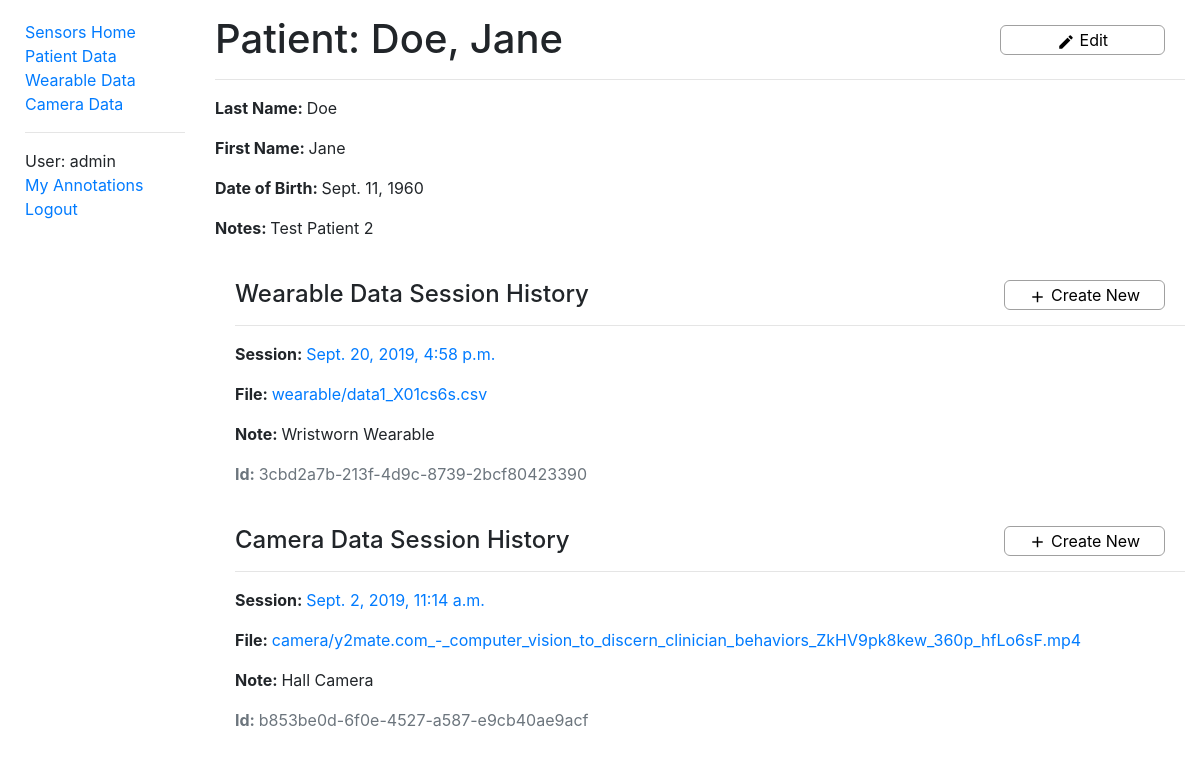
The app's page /sensors/patientdata/2 (signed in), older data.
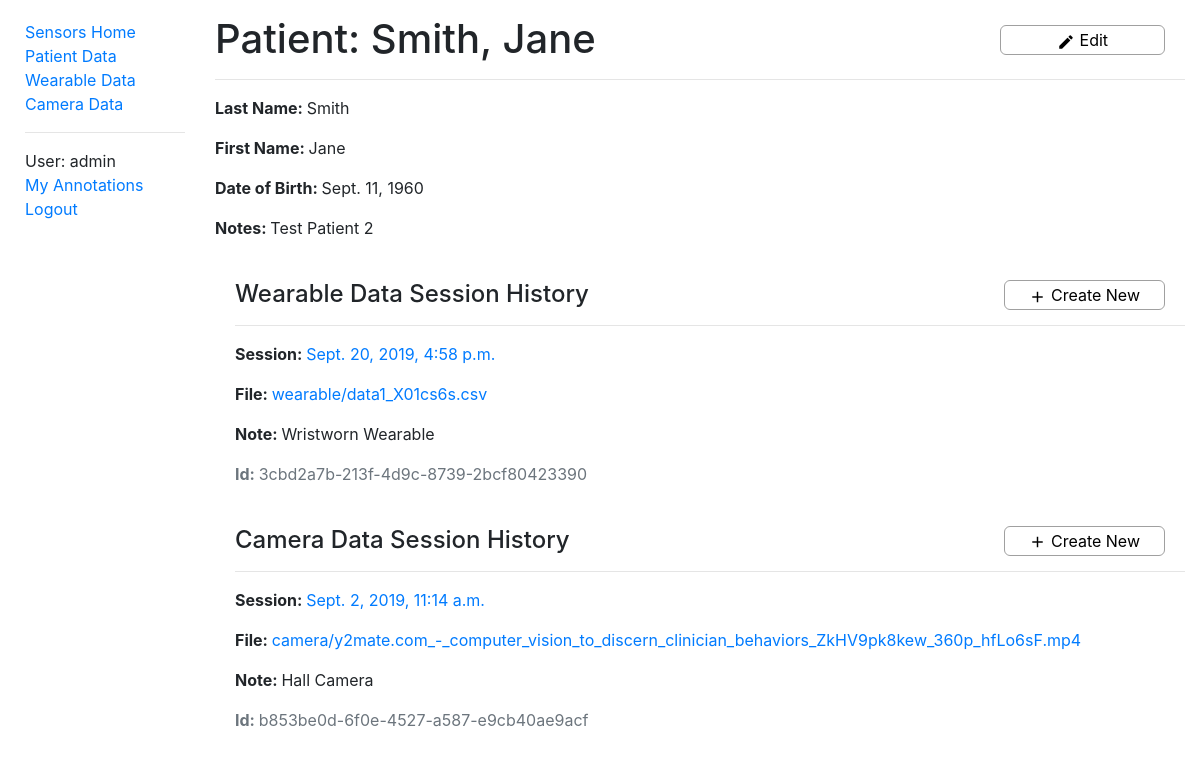
The same page, newer data.
### sensors/models.py (models this page shows, shortened)
class PatientData(models.Model):
    id = models.AutoField(primary_key=True)
    first_name = models.CharField(max_length=50, help_text='Patient first name')
    last_name = models.CharField(max_length=50, help_text='Patient last name')
    date_of_birth = models.DateField(help_text='Patient date of birth')
    notes = models.CharField(max_length=500, help_text='Notes regarding patient')
    class Meta:
        ordering = ['last_name']
        permissions = (("can_alter_patientdata", "Can create or edit patient data entries."),)
    def __str__(self):
        return f'{self.last_name}, {self.first_name}'

### sensors/views.py (the view)
# urls.py: re_path(r'^patientdata/(?P<pk>\d+)$', views.PatientDataDetailView.as_view(), name='patientdata-detail'),
class PatientDataDetailView(LoginRequiredMixin, generic.DetailView):
    model = PatientData

### sensors/context_processors.py (called while the page is built)
def extra_context(request):
    return {'media_url': settings.MEDIA_URL}

### sensors/templates/sensors/patientdata_detail.html
{% extends "base.html" %}
{% block content %}
  <div class="titleText">
    <h1>Patient: {{ patientdata }}</h1>
    {% if perms.sensors.can_alter_patientdata %}
      <button id="edit" class="titleButton controlButtonXL" data-toggle="tooltip" data-placement="bottom" data-trigger="hover"
              title="Edit Patient Data" onclick='window.location.href="{% url 'edit-patientdata' patientdata.id %}"'>
        <i class="material-icons buttonIconS">create</i> Edit
      </button>
    {% endif %}
  </div>
  <hr>
  <p><strong>Last Name: </strong>{{ patientdata.last_name }}</p>
  <p><strong>First Name: </strong>{{ patientdata.first_name }}</p>
  <p><strong>Date of Birth: </strong>{{ patientdata.date_of_birth }}</p>
  <p><strong>Notes: </strong>{{ patientdata.notes }}</p>
  <div style="margin-left:20px;margin-top:40px">
    <div class="titleText">
      <h4>Wearable Data Session History</h4>
      {% if perms.sensors.can_alter_wearabledata %}
        <button type='button' class="createNewSessionButton controlButtonXL" data-toggle="tooltip" data-placement="bottom" data-trigger="hover"
                title="Create Wearable Data" onclick='window.location.href="{% url 'create_wearabledata' patientdata.id %}"'>
          <i class="material-icons buttonIconS">add</i> Create New
        </button>
      {% endif %}
    </div>
    {% for wearable in patientdata.wearables.all %}
      <hr>
      <p><strong>Session: </strong><a href="{% url 'wearabledata-detail' wearable.id %}">{{ wearable.time }}</a></p>
      <p><strong>File: </strong><a href="{{ media_url }}{{ wearable.filename }}">{{ wearable.filename }}</a></p>
      <p><strong>Note: </strong>{{wearable.note}}</p>
      <p class='text-muted'><strong>Id: </strong>{{wearable.id}}</p>
    {% empty %}
      <hr>
      <p><em>No data.</em></p>
    {% endfor %}
  </div>
  <div style="margin-left:20px;margin-top:40px">
    <div class="titleText">
      <h4>Camera Data Session History</h4>
      {% if perms.sensors.can_alter_cameradata %}
        <button type='button' class="createNewSessionButton controlButtonXL" data-toggle="tooltip" data-placement="bottom" data-trigger="hover"
                title="Create Camera Data" onclick='window.location.href="{% url 'create_cameradata' patientdata.id %}"'>
          <i class="material-icons buttonIconS">add</i> Create New</button>
      {% endif %}
    </div>
    {% for camera in patientdata.cameras.all %}
      <hr>
      <p><strong>Session: </strong><a href="{% url 'cameradata-detail' camera.id %}">{{ camera.time }}</a></p>
      <p><strong>File: </strong><a href="{{ media_url }}{{ camera.filename }}">{{ camera.filename }}</a></p>
      <p><strong>Note: </strong>{{camera.note}}</p>
      <p class='text-muted'><strong>Id: </strong>{{camera.id}}</p>
    {% empty %}
      <hr>
      <p><em>No data.</em></p>
    {% endfor %}
  </div>
{% endblock %}

Row changes from the older to the newer data that the page shows:
changed PatientData "Jane": last_name+first_name "Doe, Jane" → "Smith, Jane"; last_name "Doe" → "Smith"
